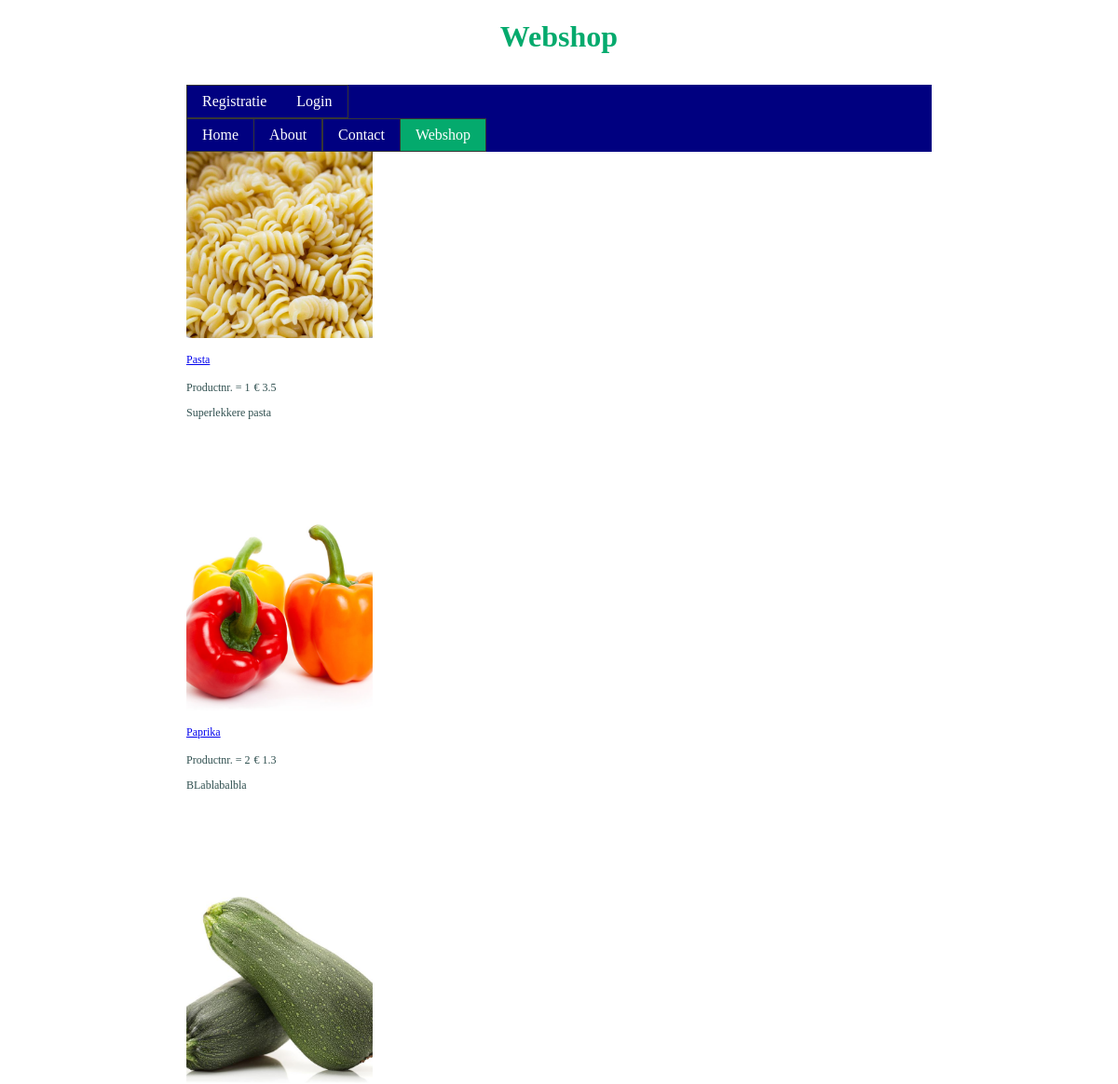
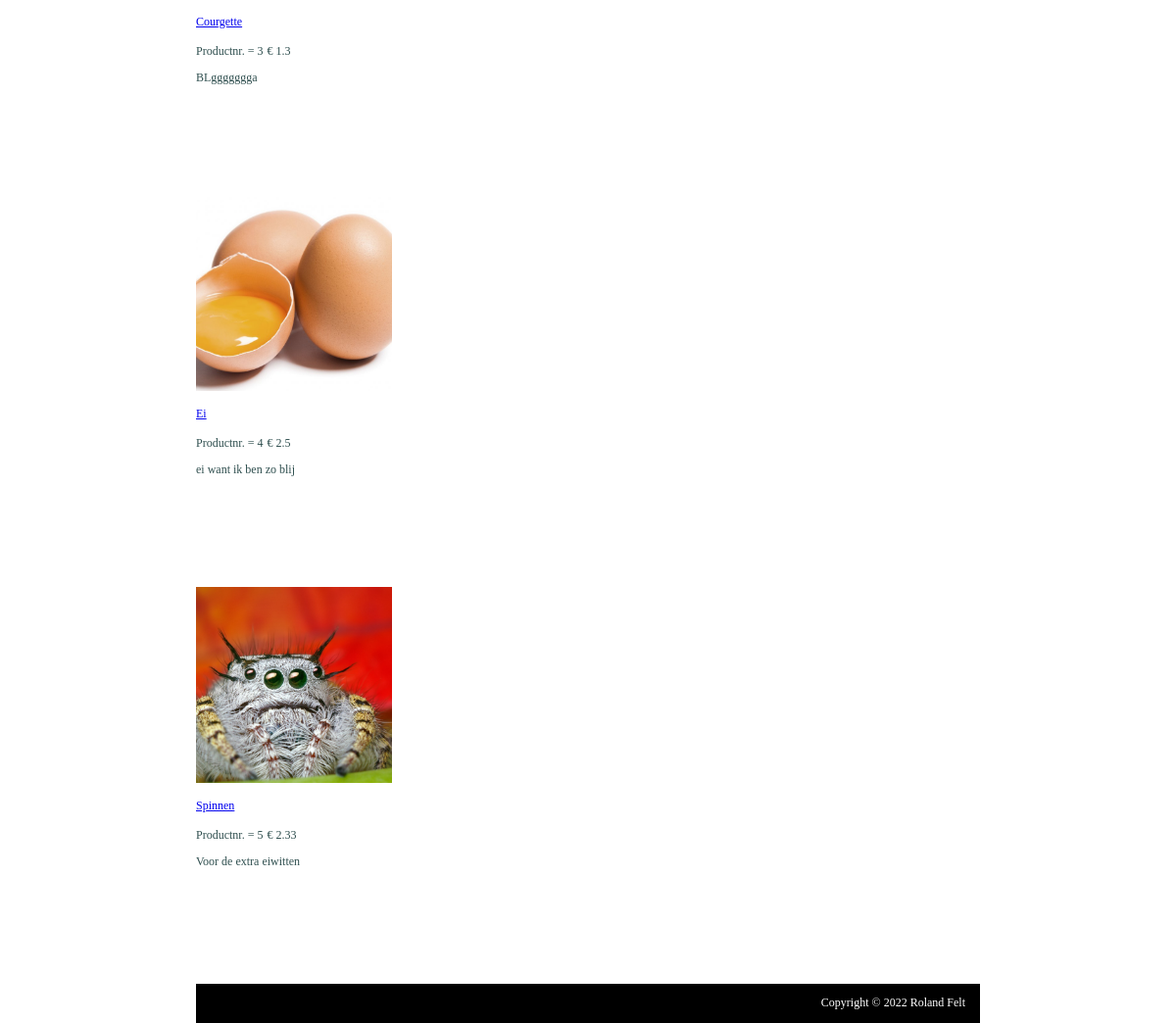
Screenshot of /index.php?page=webshop with the database file from the repository (2 pictures, top to bottom).
### tables this page shows
CREATE TABLE `products` (
  `id` int(6) UNSIGNED NOT NULL,
  `name` varchar(30) NOT NULL,
  `description` varchar(300) DEFAULT NULL,
  `price` float NOT NULL,
  `imageurl` varchar(300) NOT NULL
);

### controllers/PageController.php (called while the page is built, shortened)
<?php
    class PageController {
        private $model;
        public function __construct($pageModel) {
            $this->model = $pageModel;
        }
        public function handleRequest() {
            $this->processRequest();
            $this->showResponsePage();
        }
        private function getRequest() {
            $this->model->getRequestedPage();
        }
        private function processRequest() {
            switch ($this->model->page) {
                case 'webshop':
                case 'detail':
                case 'cart':
                    $this->processShop();
                    break;
            }
        }
        private function processShop() {
            $shopCrud = new ShopCrud($this->model->crud);
            $this->model = new ShopModel($this->model, $shopCrud);
        }
        private function buildMenu() {
            $this->model->menu['mainPages'] = [HOME, ABOUT, CONTACT, WEBSHOP];
            if ($this->model->sessionManager->isUserLoggedIn()) {
                $this->model->menu['sessionPages'] = [USERPAGE, CART, LOGUIT];
                $this->model->menu['allowedToBuy'] = true;
            } else {
                $this->model->menu['sessionPages'] = [REGISTRATIE, LOGIN];
                $this->model->menu['allowedToBuy'] = false;
            }
        }
        private function showResponsePage() {
            switch($this->model->page){
                case 'webshop':
                    require_once('views/WebshopDoc.php');
                    $view = new WebshopDoc($this->model);
                    break;
            }
            $view->show();
        }
    }

### index.php (called while the page is built, shortened)
<?php
    require_once("controllers/PageController.php");
    require_once("data/Crud.php");
    $crud = new Crud();
    $pageModel = new PageModel(NULL, $crud);
    $controller = new PageController($pageModel);
    $controller->handleRequest();

### models/ShopModel.php (called while the page is built, shortened)
<?php
    class ShopModel extends PageModel {
        public function __construct($pageModel, $crud) {
            $this->crud = $crud;
            $this->getItems();
        }
        private function getItems() {
            switch ($this->page) {
                case 'webshop':
                    $this->products = $this->getAllProducts();
                    $this->productsClass = "";
                    break;
            }
        }
        private function getAllProducts() {
            return $this->crud->readAllProducts();
        }
    }

### data/CrudShop.php (called while the page is built, shortened)
<?php
    class ShopCrud {
        private $crud;
        function __construct($crud) {
            $this->crud = $crud;
        }
        function readAllProducts() {
            $sql = "SELECT * FROM products";
            $params = array();
            return $this->crud->readMultipleRows($sql, $params, 'Product');
        }
}

### data/Crud.php (called while the page is built, shortened)
<?php
    class Crud {
        private $pdo;
        private $stmt;
        private $servername = "127.0.0.1";
        private $username   = "r_webshop_usr";
        private $password   = "Z6zFwtYvjGGq5Y";
        private $dbname     = "r_webshop";
        public function __construct()
        {
            try {
                $this->pdo = new PDO("mysql:host=".$this->servername.";dbname=".$this->dbname, $this->username, $this->password);
                $this->pdo->setAttribute(PDO::ATTR_ERRMODE, PDO::ERRMODE_EXCEPTION);
                } catch (PDOException $e) {
                }
        }
        private function prepareAndBind($sql, $params)
        {
            $this->stmt = $this->pdo->prepare($sql);
        }
        function readMultipleRows($sql, $params, $className)
        {
            $this->prepareAndBind($sql, $params);
            $this->stmt->setFetchMode(PDO::FETCH_CLASS, $className);
            $this->stmt->execute();
            $rows = $this->stmt->fetchAll();
            $result = [];
            foreach ($rows as $row)
            {
                $result[$row->id] = $row;
            }
            return $result;
        }
    }

### views/ProductDoc.php (the view, shortened to what this page needs)
<?php
    require_once ("BasicDoc.php");
    abstract class ProductDoc extends BasicDoc {
        protected function mainContent() {
            $this->showItems();
        }
        function showItems() {
            $items = $this->model->products;
            $class = $this->model->productsClass;
            echo '
            <div class="container">';
            foreach($items as $productId => $info) {
                $id = $productId;
                $name = $info->name;
                $imageurl = $info->imageurl;
                $price = $info->price;
                $description = $info->description;
                $countstring = isset($info->count) ? '<p class="count">Items '.$info->count.'</p>' : "";
                echo '
                <div class="webshop">
                    <img class="'.$class.'"src="public/images/'.$imageurl.'" alt="'.$name.'">
                    <p class="name"><a href="index.php?page=detail&id='.$id.'">'.$name.'</a></p>'.
                    $countstring.'
                    <p class="id">Productnr. = '.$id.'</p>
                    <p class="price">€ '.$price.'</p>
                    <p class="description">'.$description.'</p><br>';
                echo '</div>';
            }
            echo '</div>';
        }
    }

### views/HtmlDoc.php (shortened to what this page needs)
<?php
    class HtmlDoc
    {
        public function show() {
           $this->beginDoc();
           $this->beginHead();
           $this->headContent();
           $this->endHead();
           $this->beginBody();
           $this->bodyContent();
           $this->endBody();
           $this->endDoc();
        }
        private function beginDoc() {
            echo "<!DOCTYPE html>\n<html>";
        }
        private function beginHead() {
            echo "
    <head>";
        }
        private function endHead() {
            echo "
    </head>";
        }
        private function beginBody() {
            echo "
    <body>";
        }
        private function endBody() {
            echo "
    </body>\n";
        }
        private function endDoc() {
            echo "</html>\n";
        }
    }
?>

### views/BasicDoc.php (shortened to what this page needs)
<?php
    require_once ("HtmlDoc.php");
    class BasicDoc extends HtmlDoc {
        protected $model;
        public function __construct($model) {
            $this->model = $model;
        }
        private function cssLinks() {
            echo'
        <link rel="stylesheet" href="public/css/stylesheet.css">';
        }
        private function mainMenu() {
            $class = 'menu';
            $this->buildMenuItems($this->model->menu['mainPages'], $this->model->page, $class);
        }
        private function sessionMenu() {
            $class = 'menu';
            $this->buildMenuItems($this->model->menu['sessionPages'], $this->model->page, $class);
        }
        private function buildMenuItems($menu, $currentPage, $class) {
            echo '
            <ul class="'.$class.'">';
            foreach ($menu as $pages) {
                foreach ($pages as $page => $label) {
                    echo'
                    <li><a class="' . (($page == $currentPage) ? "active" : "") . '"href="index.php?page='.$page.'">'.$label.'</a></li>';
                }
            }
            echo '
            </ul>';
        }
        private function bodyFooter()  {
            echo"
        <footer>
            <p>Copyright &copy; <script>document.write(new Date().getFullYear())</script> Roland Felt</p>
        </footer>";
        }
        protected function headContent() {
            $this->cssLinks();
        }
        protected function bodyContent() {
            $this->bodyHeader();
            $this->sessionMenu();
            $this->mainMenu();
            $this->mainContent();
            $this->bodyFooter();
        }
    }
?>

### views/WebshopDoc.php (shortened to what this page needs)
<?php
    require_once ("ProductDoc.php");
    class WebshopDoc extends ProductDoc {
        protected function bodyHeader () {
            echo"
        <h1>Webshop</h1>";
        }
    }

### public/css/stylesheet.css (style rules this page uses)
body { background-color:white; max-width: 800px; margin: auto; margin-bottom: 45px; }
h1 { height:48px; width: auto; text-align: center; color: #04AA6D; }
ul.menu { list-style-type: none; margin: 0; padding: 0; overflow: hidden; background-color: navy; }
ul.menu > li { float: left; }
ul.menu > li > a { display: block; border: 1px solid rgb(54, 54, 54) ; color: white; text-align: center; padding: 8px 16px; text-decoration: none; }
ul.menu > li:first-child > a { border-right: none ; }
ul.menu > li:last-child > a { border-left: none ; }
ul.menu > li > a.active { background-color: #04AA6D; color: white; }
p { font-size: 12px; color: darkslategrey; background-color: white; }
div { max-width: 800px; margin: left; }
footer { height: 40px; background-color: black; color: white; position: fixed; bottom: 0; width: 800px; text-align: right; }
footer > p { background-color: black; color: white; margin-right: 15px; }
.webshop { height: 400px; width: 200px; }
.webshop p.price { margin: 5px 10px 5px 0; font-size: 12px; text-align: right; display: inline }
.webshop p.id { display: inline }
.webshop img { width: 200px; height: 200px; object-fit: cover; overflow: hidden; }

### rows the page displays
products: imageurl (picture), name "Pasta", id "1", price "3.5", description "Superlekkere pasta"
products: imageurl (picture), name "Paprika", id "2", price "1.3", description "BLablabalbla"
products: imageurl (picture), name "Courgette", id "3", price "1.3", description "BLggggggga"
products: imageurl (picture), name "Ei", id "4", price "2.5", description "ei want ik ben zo blij"
products: imageurl (picture), name "Spinnen", id "5", price "2.33", description "Voor de extra eiwitten"

### other values shown
$label "Registratie"
$label "Login"
$label "Home"
$label "About"
$label "Contact"
$label "Webshop"
